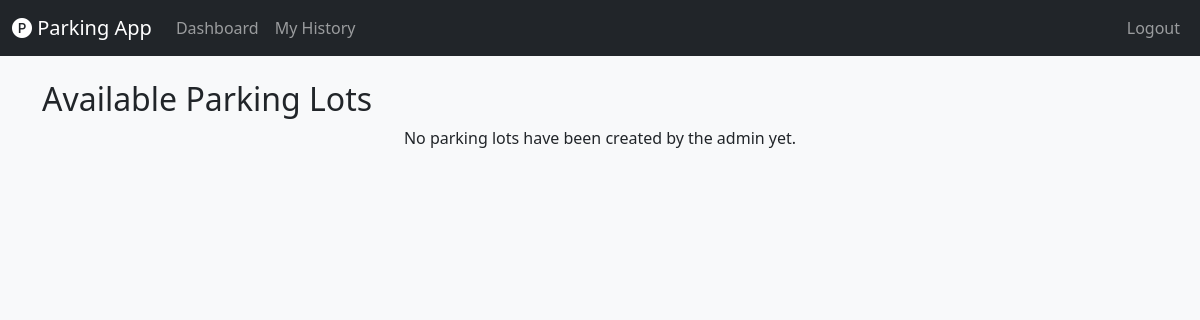
Before: /dashboard (signed in) with the older database file.
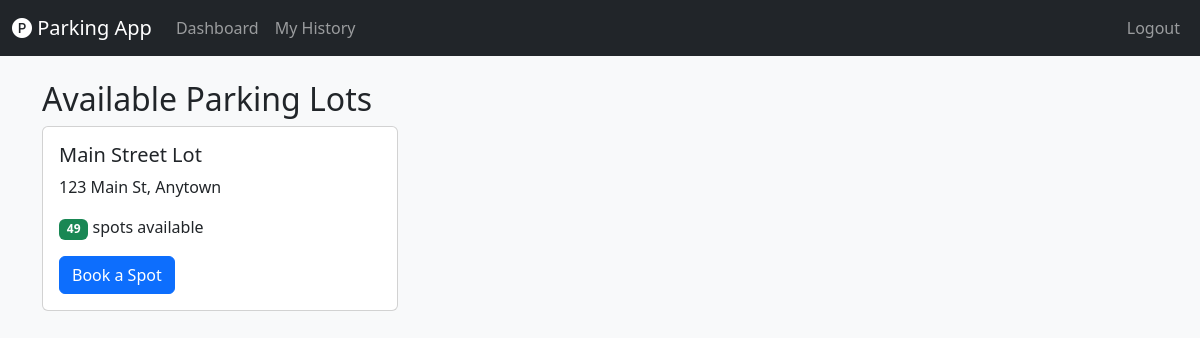
After: the same page with the newer database file.
### models.py (models this page shows)
class ParkingLot(db.Model):
    __tablename__ = 'parking_lots'
    id = db.Column(db.Integer, primary_key=True)
    name = db.Column(db.String(100), nullable=False)
    address = db.Column(db.String(200), nullable=False)
    pin_code = db.Column(db.String(10), nullable=False)
    price = db.Column(db.Float, nullable=False)
    max_spots = db.Column(db.Integer, nullable=False)
    spots = db.relationship('ParkingSpot', backref='lot', lazy='dynamic', cascade="all, delete-orphan")

### app.py (the view)
@app.route('/dashboard')
@login_required
def user_dashboard():
    if current_user.is_admin:
        return redirect(url_for('admin_dashboard'))
    lots = ParkingLot.query.all()
    for lot in lots:
        lot.available_spots = lot.spots.filter_by(status='A').count()
    return render_template('user_dashboard.html', lots=lots)

### app.py (called while the page is built)
@login_manager.user_loader
def load_user(user_id):
    return User.query.get(int(user_id))

### templates/user_dashboard.html
{% extends "base.html" %}
{% block content %}
<h2>Available Parking Lots</h2>
<div class="row">
    {% for lot in lots %}
    <div class="col-md-4">
        <div class="card mb-4">
            <div class="card-body">
                <h5 class="card-title">{{ lot.name }}</h5>
                <p class="card-text">{{ lot.address }}</p>
                <p class="card-text"><span class="badge bg-success">{{ lot.available_spots }}</span> spots available</p>
                <a href="{{ url_for('book_spot', lot_id=lot.id) }}" class="btn btn-primary">Book a Spot</a>
            </div>
        </div>
    </div>
    {% else %}
    <div class="col-12">
        <p class="text-center">No parking lots have been created by the admin yet.</p>
    </div>
    {% endfor %}
</div>
{% endblock %}

### templates/base.html (shortened to what this page needs)
<!doctype html>
<html lang="en">
<head>
    <link href="https://cdn.jsdelivr.net/npm/bootstrap@5.3.0/dist/css/bootstrap.min.css" rel="stylesheet">
    <link rel="stylesheet" href="https://cdn.jsdelivr.net/npm/bootstrap-icons@1.10.5/font/bootstrap-icons.css">
    <link rel="stylesheet" href="{{ url_for('static', filename='css/style.css') }}">
</head>
<body>
    <nav class="navbar navbar-expand-lg navbar-dark bg-dark">
        <div class="container-fluid">
            <a class="navbar-brand" href="/"><i class="bi bi-p-circle-fill"></i> Parking App</a>
            <div class="collapse navbar-collapse" id="navbarNav">
                <ul class="navbar-nav me-auto">
                    {% if current_user.is_authenticated %}
                        {% if current_user.is_admin %}
                            <li class="nav-item"><a class="nav-link" href="{{ url_for('admin_dashboard') }}">Dashboard</a></li>
                            <li class="nav-item"><a class="nav-link" href="{{ url_for('view_users') }}">View Users</a></li>
                        {% else %}
                            <li class="nav-item"><a class="nav-link" href="{{ url_for('user_dashboard') }}">Dashboard</a></li>
                            <li class="nav-item"><a class="nav-link" href="{{ url_for('booking_history') }}">My History</a></li>
                        {% endif %}
                    {% endif %}
                </ul>
                <ul class="navbar-nav ms-auto">
                    {% if current_user.is_authenticated %}
                        <li class="nav-item"><a class="nav-link" href="{{ url_for('logout') }}">Logout</a></li>
                    {% else %}
                        <li class="nav-item"><a class="nav-link" href="{{ url_for('login') }}">Login</a></li>
                        <li class="nav-item"><a class="nav-link" href="{{ url_for('register') }}">Register</a></li>
                    {% endif %}
                </ul>
            </div>
        </div>
    </nav>
    <div class="container mt-4">
        {% block content %}{% endblock %}
    </div>
</body>
</html>

### static/css/style.css (style rules this page uses)
body { background-color: #f8f9fa; }
.card { margin-bottom: 1.5rem; }

Changed rows visible on the page:
added ParkingLot: name "Main Street Lot", address "123 Main St, Anytown", available_spots "49"
Other visible differences:
text no longer shown: "No parking lots have been created by the admin yet."
